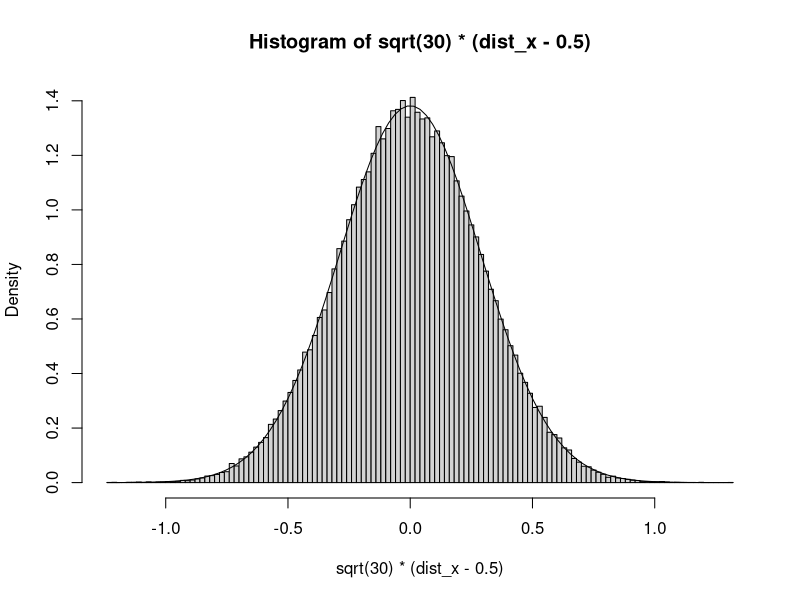
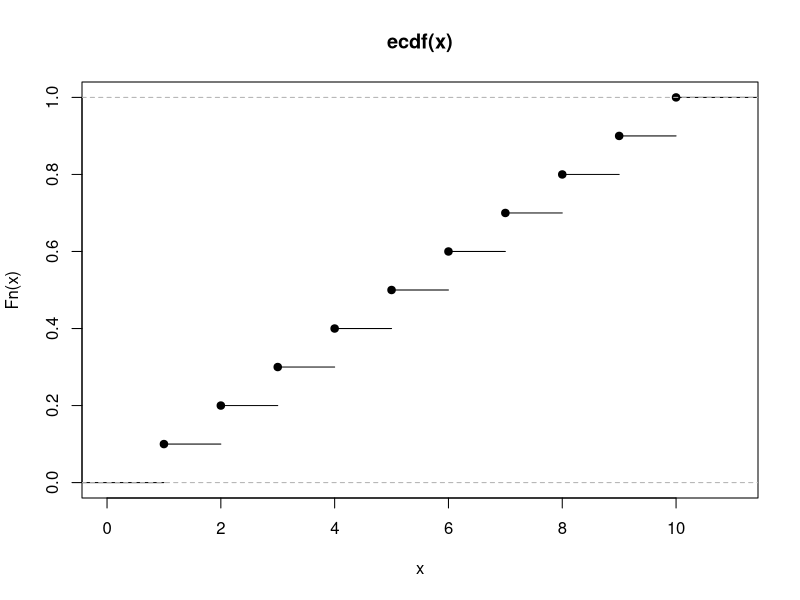
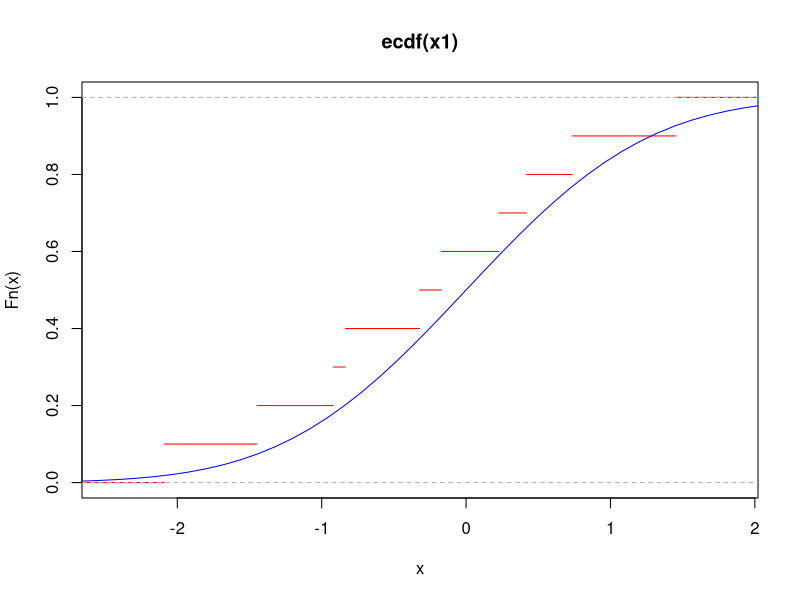

Recreate these plots in R, in order.
rm(list=ls())

# ==========================================================================
# Monte Carlo Example of CLT
# ==========================================================================
set.seed(123)
dist_x <- c()
for (i in 1:100000){
    dist_x[i] <- mean(runif(30))
}
head(dist_x)

hist(sqrt(30)*(dist_x-0.5),breaks=100,prob=TRUE)
curve(dnorm(x,mean=0,sd=sqrt(1/12)),add=TRUE)

# ==========================================================================
# ECDF
# ==========================================================================
n <- 10
x <- 1:n
plot(ecdf(x))
x1 <- rnorm(n)
plot(ecdf(x1),cex=0,col='red')
curve(pnorm(x,mean=0,sd=1), -6,6, add=TRUE, col='blue')

# ==========================================================================
# Bootstrap
# ==========================================================================
n <- 10
x <- rnorm(n) # Norm(0,1) distribution, 10 points
print(x)
#
# We want to check the bootstrap sample std of the sample mean
#
### n-sample mean and n-sample std, the analytical solution
x_mean <- mean(x) # n-sample mean
x_std <- sd(x) # n-sample standard deviation
x_mean_std <- x_std/sqrt(n)
x_mean_std
### The bootstrapped sample, (b-sample)
B <- 10000
boot <- list()
for (i in 1:B){
    boot[[i]] <- sample(x, n, replace=TRUE, prob=rep(1/n,n))
}
print(boot[[sample(1:10000, 1)]])
boot_mean <- lapply(boot,mean) # Calculate the n-sample mean for each of the 10000 b-samples
length(boot_mean)
boot_mean <- unlist(boot_mean)

x_mean_std_boot <- sqrt(sum((boot_mean - mean(boot_mean))^2)/B) # This is the b-sample std of the bootstrapped mean. It should be similar to x_mean_std, which is obtained analytically.
x_mean_std_boot

#
# We also see that when n is small, x is not good enough to represent N(0,1) distribution. 
#
x_mean # should be close to 0 if n is large
x_mean_std # should be close to 1/sqrt(10) 
x_mean_std_true <- 1/sqrt(n)

print(c(x_mean_std_true, x_mean_std, x_mean_std_boot))
### The difference of the first and the second is determined by n; the difference of the second and the third is determined by B
